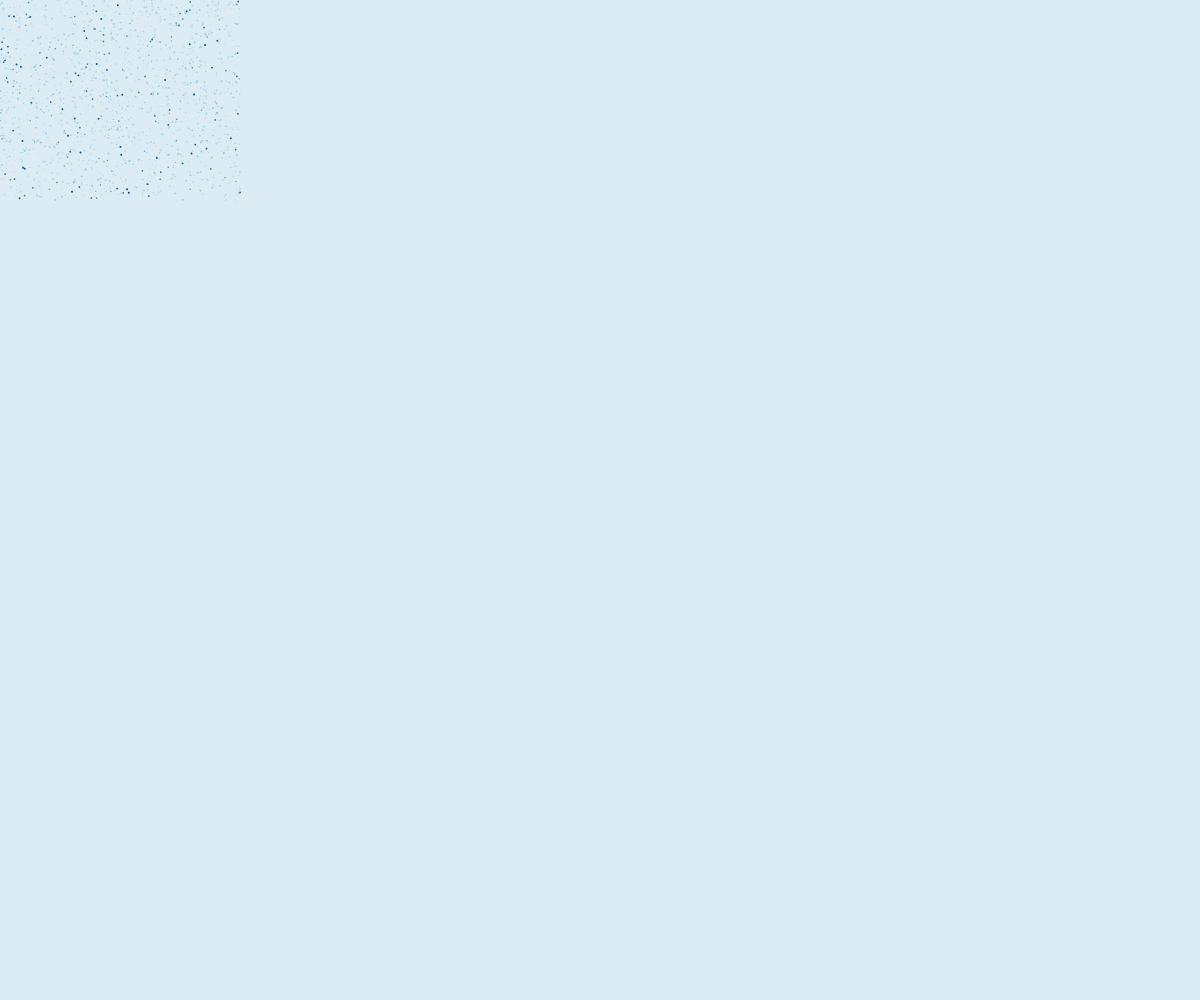
Frame 1 (no input)
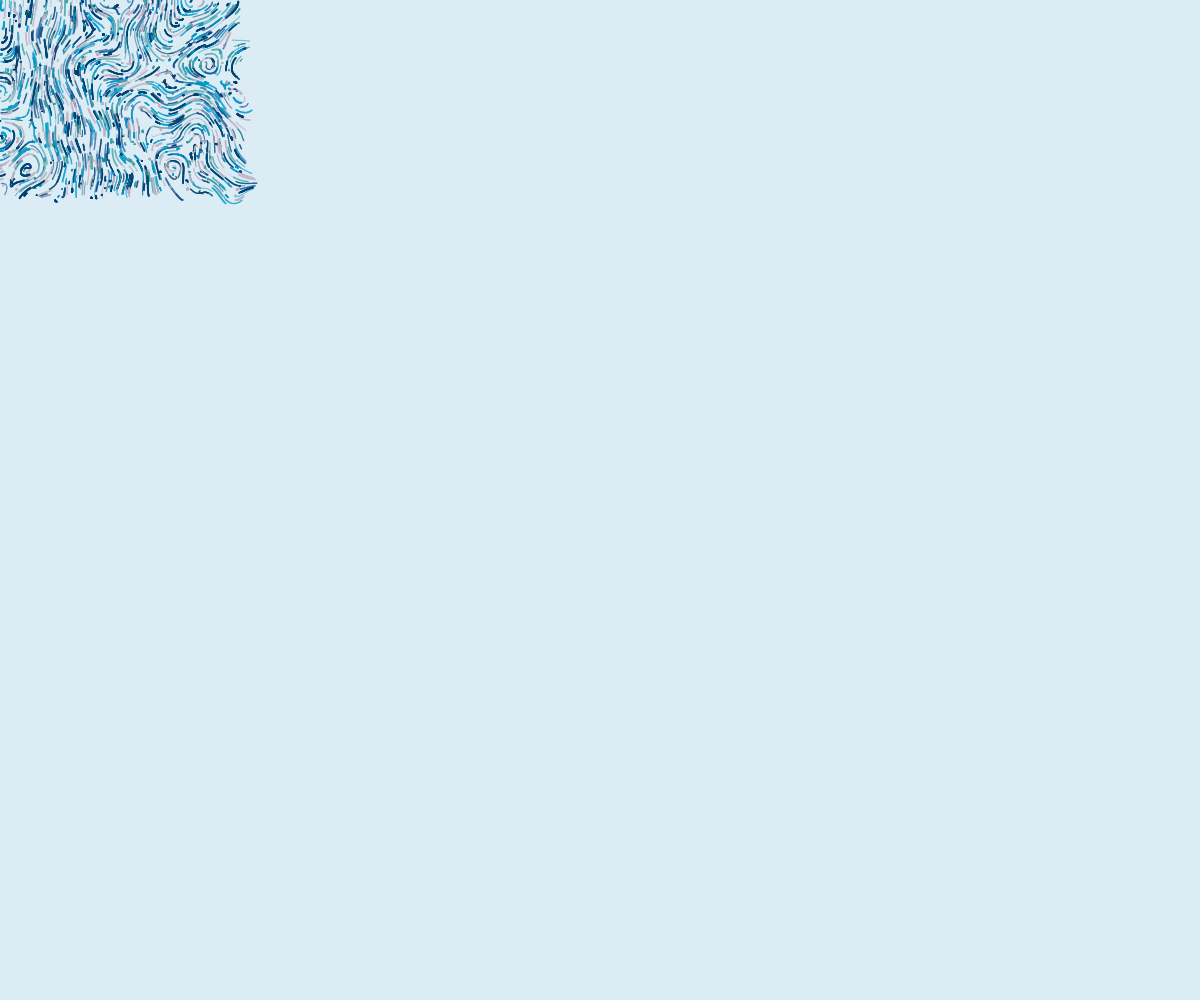
Frame 60 (no input)
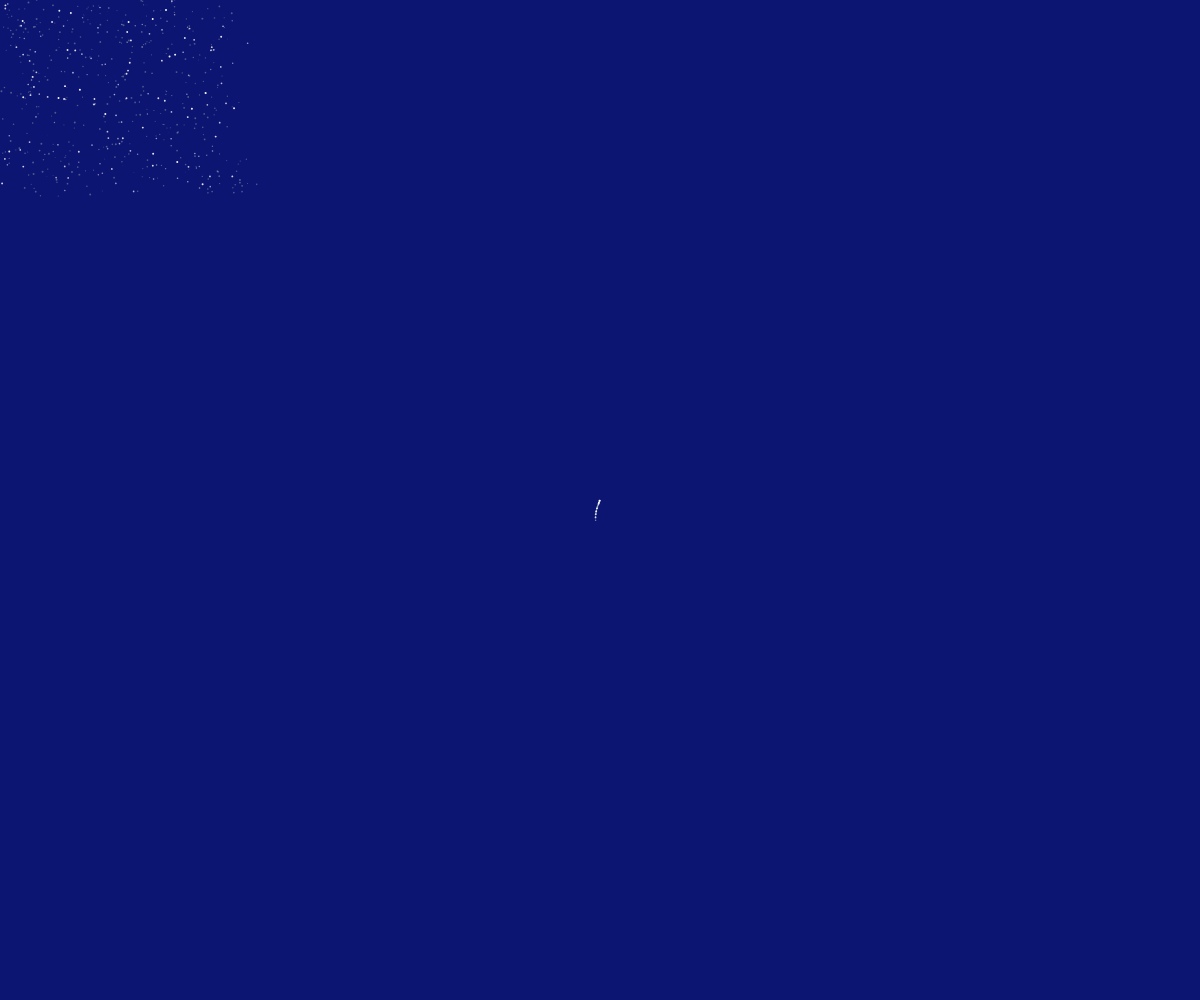
Frame 120 (the mouse pressed at the canvas centre since frame 60)

The p5.js sketch that drew these frames (run headless with seeded random() and noise() and a simulated clock; from frame 60 on, the mouse is pressed at the canvas centre):

// p5.js sketch
// ── sketch.js

//inspiration: perlin noise by yasai: https://www.openprocessing.org/sketch/494102

var particles_a = [];
var particles_b = [];
var particles_c = [];
var particles_d = [];
var particles_e = [];
var particles_f = [];
var particles_g = [];

var nums =300;
var noiseScale = 270;

function setup(){
	createCanvas(windowWidth, windowHeight);
	background(219, 236, 245);
    for(var i = 0; i < nums; i++){
		particles_a[i] = new Particle(random(0, width/5),random(0,height/5));
		particles_b[i] = new Particle(random(0, width/5),random(0,height/5));
		particles_c[i] = new Particle(random(0, width/5),random(0,height/5));
      particles_d[i] = new Particle(random(0, width/5),random(0,height/5));
      particles_e[i] = new Particle(random(0, width/5),random(0,height/5));
      particles_f[i] = new Particle(random(0, width/5),random(0,height/5));
      particles_g[i] = new Particle(random(0, width/5),random(0,height/5));
      
	}

}

function draw(){


	noStroke();
	smooth();
  
  
  for(var i = 0; i < nums; i++){
		var radius = map(i,0,nums,1,2);
		var alpha = map(i,0,nums,0,250);

		fill(67,163,167,65);
		particles_a[i].move();
		particles_a[i].display(radius);
		particles_a[i].checkEdge();

		fill(0,70,138,54);
		particles_b[i].move();
		particles_b[i].display(radius);
		particles_b[i].checkEdge();

		fill(0,158,209,81);
		particles_c[i].move();
		particles_c[i].display(radius);
		particles_c[i].checkEdge();
          
        fill(195,179,194,76);
		particles_e[i].move();
		particles_e[i].display(radius);
		particles_e[i].checkEdge();
    
        fill(0, 70, 117,alpha);
		particles_g[i].move();
		particles_g[i].display(radius);
		particles_g[i].checkEdge();
    
          
	}  
  
    if (mouseIsPressed === true) {
    background(13, 21, 115)
  for(var i = 0; i < nums; i++){
		var radius = map(i,0,nums,1,2);
		var alpha = map(i,0,nums,0,250);

      fill(255,255,255,alpha);
		particles_d[i].move();
		particles_d[i].display(radius);
		particles_d[i].checkEdge();
    
    fill(193,225,186,88);
		particles_f[i].move();
		particles_f[i].display(radius);
		particles_f[i].checkEdge();
    }
    }
  
  // for(var x = 0; x < nums/3; x++){
  // var radius = map(x,0,nums/3,1,2);
  //   var alpha = map(x,0,nums/3,0,250);
  //         fill(210,111,136,alpha);
  // particles_e[x].move();
  // particles_e[x].display(radius);
  // particles_e[x].checkEdge();
  // }
  
  
}


function Particle(x, y){
	this.dir = createVector(0, 0);
	this.vel = createVector(0, 0);
	this.pos = createVector(x, y);

	this.speed = random(0.4)

	this.move = function(){
		var angle = noise(this.pos.x/noiseScale, this.pos.y/noiseScale)*TWO_PI*noiseScale;
		this.dir.x = cos(angle);
		this.dir.y = sin(angle);
		this.vel = this.dir.copy();
		this.vel.mult(this.speed);
		this.pos.add(this.vel);
	}

	this.checkEdge = function(){
		if(this.pos.x > width || this.pos.x < 0 || this.pos.y > height || this.pos.y < 0){
			this.pos.x = mouseX;
			this.pos.y = mouseY;
		}
	}

	this.display = function(r){
		ellipse(this.pos.x, this.pos.y, r, r);
	}
  

}
